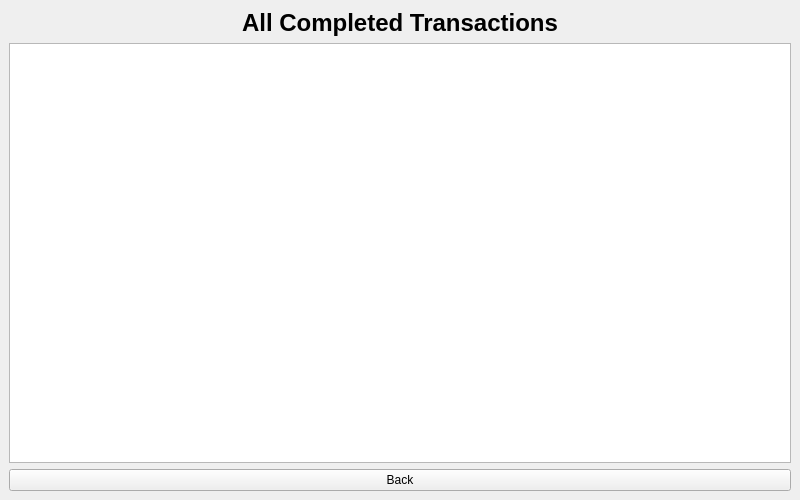
<?xml version="1.0" encoding="UTF-8"?>
<ui version="4.0">
 <class>MainWindow</class>

 <widget class="QMainWindow" name="MainWindow">
  <property name="geometry">
   <rect><x>0</x><y>0</y><width>800</width><height>500</height></rect>
  </property>
  <property name="windowTitle">
   <string>View Transactions</string>
  </property>

  <widget class="QWidget" name="centralwidget">
   <layout class="QVBoxLayout">

    <!-- Title -->
    <item>
     <widget class="QLabel" name="lblTitle">
      <property name="text"><string>All Completed Transactions</string></property>
      <property name="alignment"><set>Qt::AlignCenter</set></property>
      <property name="font">
       <font><bold>true</bold><pointsize>18</pointsize></font>
      </property>
     </widget>
    </item>

    <!-- Table -->
    <item>
     <widget class="QTableWidget" name="tableTrans"/>
    </item>

    <!-- Back -->
    <item>
     <widget class="QPushButton" name="btnBack">
      <property name="text"><string>Back</string></property>
      <property name="minimumHeight"><number>40</number></property>
     </widget>
    </item>

   </layout>
  </widget>
 </widget>

 <resources/>
 <connections/>
</ui>
